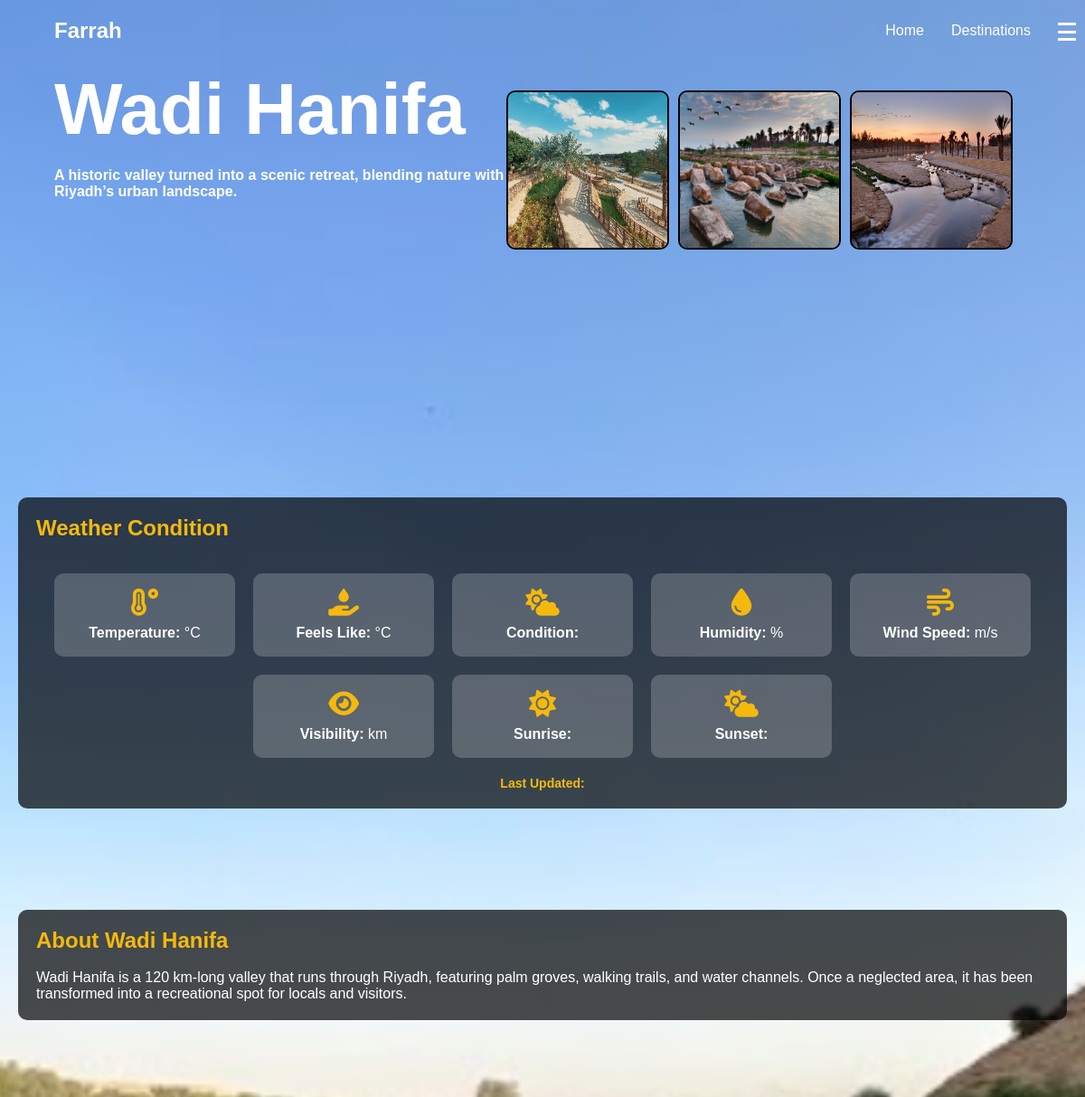
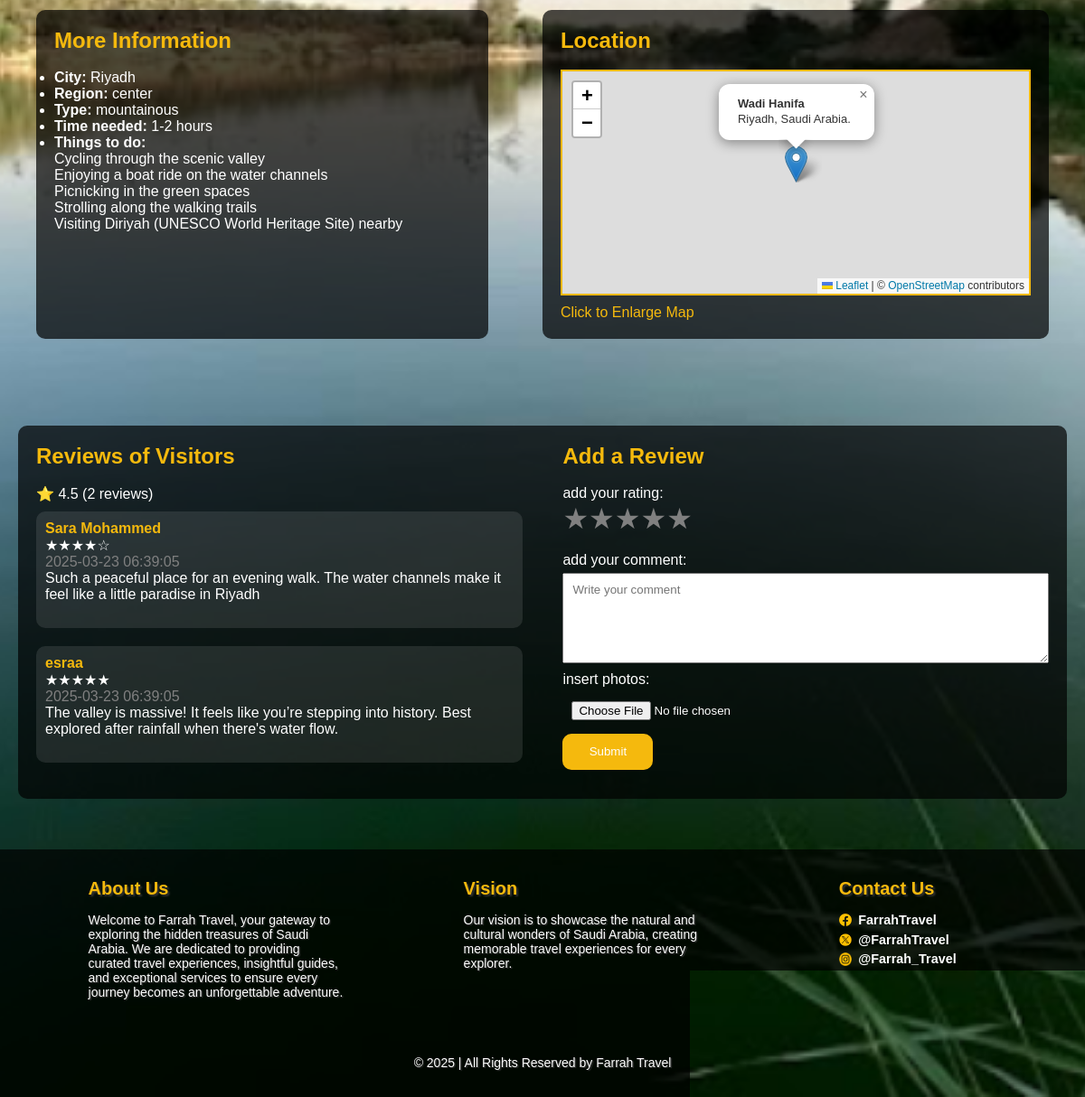
Page /DynamicDestination.php?DestinationID=11 on the committed database (2 pictures, top to bottom).
### tables this page shows
CREATE TABLE `destination` (
  `DestinationID` varchar(255) NOT NULL,
  `Name` varchar(100) NOT NULL,
  `Sentence` varchar(700) NOT NULL,
  `Latitude` float NOT NULL,
  `Longitude` float NOT NULL,
  `City` varchar(100) NOT NULL,
  `Region` varchar(100) NOT NULL,
  `Type` varchar(50) NOT NULL,
  `Description` varchar(700) NOT NULL,
  `TimeNeeded` varchar(20) NOT NULL,
  `BackgroundPhoto` varchar(800) NOT NULL
);

CREATE TABLE `destinationimage` (
  `DestinationID` varchar(255) NOT NULL,
  `DestinationImage` varchar(800) NOT NULL
);

CREATE TABLE `thingstodo` (
  `DestinationID` varchar(255) NOT NULL,
  `ThingsToDo` varchar(300) NOT NULL
);

CREATE TABLE `review` (
  `ReviewID` int(11) NOT NULL,
  `UserID` varchar(255) NOT NULL,
  `DestinationID` varchar(255) NOT NULL,
  `Rating` int(11) NOT NULL,
  `Comment` varchar(400) DEFAULT NULL,
  `Date` timestamp NOT NULL DEFAULT CURRENT_TIMESTAMP
);

CREATE TABLE `user` (
  `UserID` varchar(255) NOT NULL,
  `Name` varchar(50) NOT NULL,
  `PhoneNumber` varchar(15) NOT NULL,
  `Email` varchar(100) NOT NULL,
  `Password` varchar(255) NOT NULL
);

### DynamicDestination.php (the view, shortened to what this page needs)
<?php
include 'db.php';
$destinationID = isset($_GET['DestinationID']) ? $_GET['DestinationID'] : '';
$query = "SELECT * FROM destination WHERE DestinationID = ?";
$stmt = $conn->prepare($query);
$stmt->bind_param("s", $destinationID);
$stmt->execute();
$result = $stmt->get_result();
$destination = $result->fetch_assoc();
$queryImages = "SELECT DestinationImage FROM destinationimage WHERE DestinationID = ?";
$stmt = $conn->prepare($queryImages);
$stmt->bind_param("i", $destinationID);
$stmt->execute();
$resultImages = $stmt->get_result();
$images = $resultImages->fetch_all(MYSQLI_ASSOC);
$queryThings = "SELECT ThingsToDo FROM thingstodo WHERE DestinationID = ?";
$stmt = $conn->prepare($queryThings);
$stmt->bind_param("i", $destinationID);
$stmt->execute();
$resultThings = $stmt->get_result();
$thingsToDo = $resultThings->fetch_all(MYSQLI_ASSOC);
$destinationID = isset($_GET['DestinationID']) ? $_GET['DestinationID'] : '';
$queryReviews = "SELECT r.*, u.Name FROM review r
                 JOIN user u ON r.UserID = u.UserID
                 WHERE r.DestinationID = ? ORDER BY r.Date DESC";
$stmt = $conn->prepare($queryReviews);
$stmt->bind_param("i", $destinationID);
$stmt->execute();
$resultReviews = $stmt->get_result();
$reviews = $resultReviews->fetch_all(MYSQLI_ASSOC);
$totalReviews = count($reviews);
$averageRating = $totalReviews ? array_sum(array_column($reviews, 'Rating')) / $totalReviews : 0;
?>
<!DOCTYPE html>
<html lang="en">
<head>
  <link rel="stylesheet" href="css/DestnitionStyle.css">
  <link rel="stylesheet" href="https://cdnjs.cloudflare.com/ajax/libs/font-awesome/6.4.2/css/all.min.css">
  <link rel="stylesheet" href="https://unpkg.com/leaflet@1.7.1/dist/leaflet.css" />
</head>
<body>
  <div class="slidebar-btn" id="slidebarBtn">
    <span class="bar"></span>
    <span class="bar"></span>
    <span class="bar"></span>
  </div>
  <header>
    <div class="header-left">
      <div class="logo">Farrah</div>
    </div>
    <nav>
      <ul>
        <li><a href="Home.html">Home</a></li>
        <li><a href="Destnition.html">Destinations</a></li>
      </ul>
    </nav>
  </header>
  <div class="background">
    <div class="overlay"></div>
  </div>
  <div class="destination-header">
    <div class="destination-info">
      <h1><?php echo htmlspecialchars($destination['Name']); ?></h1><br>
      <p><strong><?php echo htmlspecialchars($destination['Sentence']); ?></strong></p>
    </div>
    <div class="destination-images photo-container1">
      <?php
$i = 1;
foreach ($images as $img) { ?>
      <img class="review-photo1" src="<?php echo htmlspecialchars($img['DestinationImage']); ?>" alt="Destination Image" onclick="openModal('photo<?php echo $i; ?>')">
    <?php
    $i++;
}
?>
    </div>
  </div>
  <br><br><br><br><br><br><br><br><br><br><br><br><br>
  <div class="black-container">
    <h2 style="color: #f5b90d; text-align: center; text-align: left;">Weather Condition</h2> <br><br>
    <div class="weather-cards">
      <div class="weather-card">
        <i class="fas fa-temperature-high"></i>
        <p><strong>Temperature:</strong> <span id="temperature"></span>°C</p>
      </div>
      <div class="weather-card">
        <i class="fas fa-hand-holding-water"></i>
        <p><strong>Feels Like:</strong> <span id="feelsLike"></span>°C</p>
      </div>
      <div class="weather-card">
        <i class="fas fa-cloud-sun"></i>
        <p><strong>Condition:</strong> <span id="condition"></span></p>
      </div>
      <div class="weather-card">
        <i class="fas fa-tint"></i>
        <p><strong>Humidity:</strong> <span id="humidity"></span>%</p>
      </div>
      <div class="weather-card">
        <i class="fas fa-wind"></i>
        <p><strong>Wind Speed:</strong> <span id="windSpeed"></span> m/s</p>
      </div>
      <div class="weather-card">
        <i class="fas fa-eye"></i>
        <p><strong>Visibility:</strong> <span id="visibility"></span> km</p>
      </div>
      <div class="weather-card">
        <i class="fas fa-sun"></i>
        <p><strong>Sunrise:</strong> <span id="sunrise"></span></p>
      </div>
      <div class="weather-card">
        <i class="fas fa-cloud-sun"></i>
        <p><strong>Sunset:</strong> <span id="sunset"></span></p>
      </div>
    </div>
    <h2 class="last-updated">Last Updated: <span id="lastUpdated"></span></h2>
  </div>
  <br><br><br><br>
  <div class="black-container">
    <h2 style="color: #f5b90d;">About <?php echo htmlspecialchars($destination['Name']); ?></h2> <br>
    <p><?php echo htmlspecialchars($destination['Description']); ?></p>
  </div>
  <br><br>
  <div class="info-map-container">
    <div class="black-container info">
      <h2 style="color: #f5b90d;">More Information</h2> <br>
      <ul>
        <li><strong>City:</strong> <?php echo htmlspecialchars($destination['City']); ?> </li>
        <li><strong>Region:</strong> <?php echo htmlspecialchars($destination['Region']); ?></li>
        <li><strong>Type:</strong> <?php echo htmlspecialchars($destination['Type']); ?></li>
        <li><strong>Time needed:</strong> <?php echo htmlspecialchars($destination['TimeNeeded']); ?></li>
        <li><strong>Things to do:</strong>
          <?php foreach ($thingsToDo as $thing) { ?>
            <pre><?php echo htmlspecialchars($thing['ThingsToDo']); ?></pre>
        <?php } ?>
      </ul>
    </div>
    <div class="black-container map-container">
      <h2 class="map-title">
        <pre>Location                                                               </pre>
      </h2><br>
      <div id="map" class="map-preview"></div>
      <a href="#" id="enlargeMapLink" class="enlarge-map-link">Click to Enlarge Map</a>
    </div>
  </div>
  <br><br>
  <div class="black-container reviews-container">
    <div class="reviews">
        <h2 style="color: #f5b90d;">Reviews of Visitors</h2><br>
        <div class="ratings">
            <p>⭐ <?php echo number_format($averageRating, 1); ?> (<?php echo $totalReviews; ?> reviews)</p>
        </div>
        <?php if ($totalReviews > 0) { ?>
            <?php foreach ($reviews as $review) { ?>
                <div class="review">
                    <p><strong style="color: #f5b90d;"><?php echo htmlspecialchars($review['Name']); ?></strong><br>
                    <?php echo str_repeat('★', $review['Rating']) . str_repeat('☆', 5 - $review['Rating']); ?><br>
                    <span class="date"><?php echo htmlspecialchars($review['Date']); ?></span></p>
                    <p><?php echo htmlspecialchars($review['Comment']); ?></p><br>
                </div>
            <?php } ?>
        <?php } else { ?>
            <p>No reviews yet. Be the first to leave a review!</p>
        <?php } ?>
    </div>
    <div class="add-review">
        <form action="DynamicDestination.php?DestinationID=<?php echo $destinationID; ?>" method="post" enctype="multipart/form-data">
            <h2 style="color: #f5b90d;">Add a Review</h2><br>
            <p>add your rating:</p>
            <div class="star-rating">
                <span class="star" data-value="1">&#9733;</span>
                <span class="star" data-value="2">&#9733;</span>
                <span class="star" data-value="3">&#9733;</span>
                <span class="star" data-value="4">&#9733;</span>
                <span class="star" data-value="5">&#9733;</span>
            </div><br>
            <p>add your comment:</p>
            <textarea name="comment" class="comment" placeholder="Write your comment"></textarea>
            <p>insert photos:</p>
            <input type="file" name="photo">
            <button type="submit" id="submit">Submit</button>
        </form>
    </div>
</div>
  <br><br>
  <footer id="footer" class="footer">
    <div class="footer-top">
      <div class="container">
        <div class="row">
          <div class="col">
            <div class="single-footer">
              <h2>About Us</h2>
              <p>
                Welcome to Farrah Travel, your gateway to exploring the hidden treasures of Saudi Arabia.
                We are dedicated to providing curated travel experiences, insightful guides, and exceptional
                services to ensure every journey becomes an unforgettable adventure.
              </p>
            </div>
          </div>
          <div class="col">
            <div class="single-footer">
              <h2>Vision</h2>
              <p>
                Our vision is to showcase the natural and cultural wonders of Saudi Arabia,
                creating memorable travel experiences for every explorer.
              </p>
            </div>
          </div>
          <div class="col">
            <h2>Contact Us</h2>
            <ul class="social">
              <li>
                <img src="images/facebook-icon.png" alt="facebook" />
                <span>FarrahTravel</span>
              </li>
              <li>
                <img src="images/x-icon.png" alt="x" />
                <span>@FarrahTravel</span>
              </li>
              <li>
                <img src="images/instagram-icon.png" alt="instagram" />
                <span>@Farrah_Travel</span>
              </li>
              <li>
                <img src="images/gmail-icon.png" alt="gmail" />
                <span>info@farrahtravel.com</span>
              </li>
              <li>
                <img src="images/phone-icon.png" alt="phone" />
                <span>+966 555 123 456</span>
              </li>
            </ul>
          </div>
        </div>
      </div>
    </div>
    <div class="copyright">
      <div class="container">
        <div class="row">
          <div class="copyright-content">
            <p>
              © 2025 | All Rights Reserved by
              <span>Farrah Travel</span>
            </p>
          </div>
        </div>
      </div>
    </div>
  </footer>
</body>
</html>

### rows in the picture
destination: Name "Wadi Hanifa", Sentence "A historic valley turned into a scenic retreat, blending nature with Riyadh’s urban landscape.", Description "Wadi Hanifa is a 120 km-long valley that runs through Riyadh, featuring palm groves, walking trails, and water channels. Once a neglected area, it has been transformed into a recreational spot for locals and visitors.", City "Riyadh", Region "center", Type "mountainous", TimeNeeded "1-2 hours"
destinationimage: DestinationImage (picture)
destinationimage: DestinationImage (picture)
destinationimage: DestinationImage (picture)
thingstodo: ThingsToDo "Cycling through the scenic valley"
thingstodo: ThingsToDo "Enjoying a boat ride on the water channels"
thingstodo: ThingsToDo "Picnicking in the green spaces"
thingstodo: ThingsToDo "Strolling along the walking trails"
thingstodo: ThingsToDo "Visiting Diriyah (UNESCO World Heritage Site) nearby"
review: UserID.Name "Sara Mohammed", Rating "★★★★", Rating "☆", Date "2025-03-23 06:39:05", Comment "Such a peaceful place for an evening walk. The water channels make it feel like a little paradise in Riyadh"
review: UserID.Name "esraa", Rating "★★★★★", Date "2025-03-23 06:39:05", Comment "The valley is massive! It feels like you’re stepping into history. Best explored after rainfall when there's water flow."

### other values in the picture
$averageRating "4.5"
$totalReviews "2"
